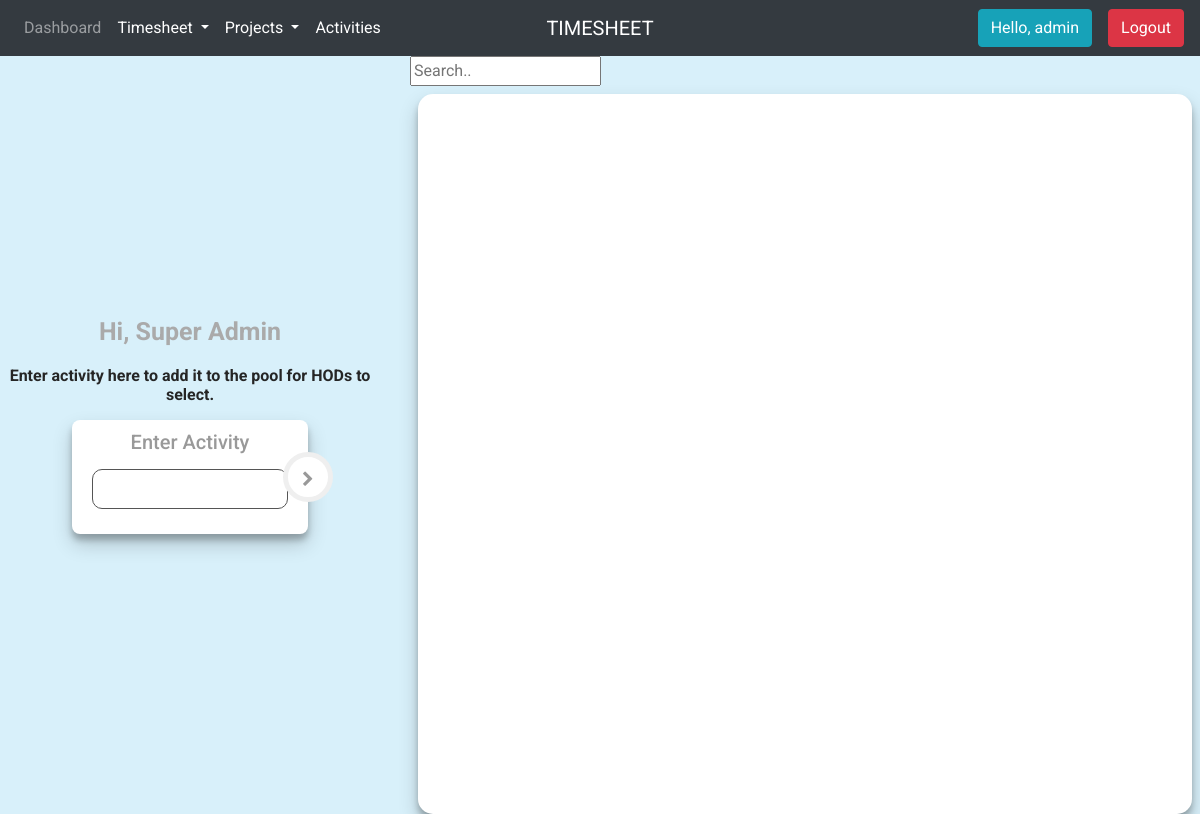
/create_activity/ (signed in), run on an earlier commit of the app's database.
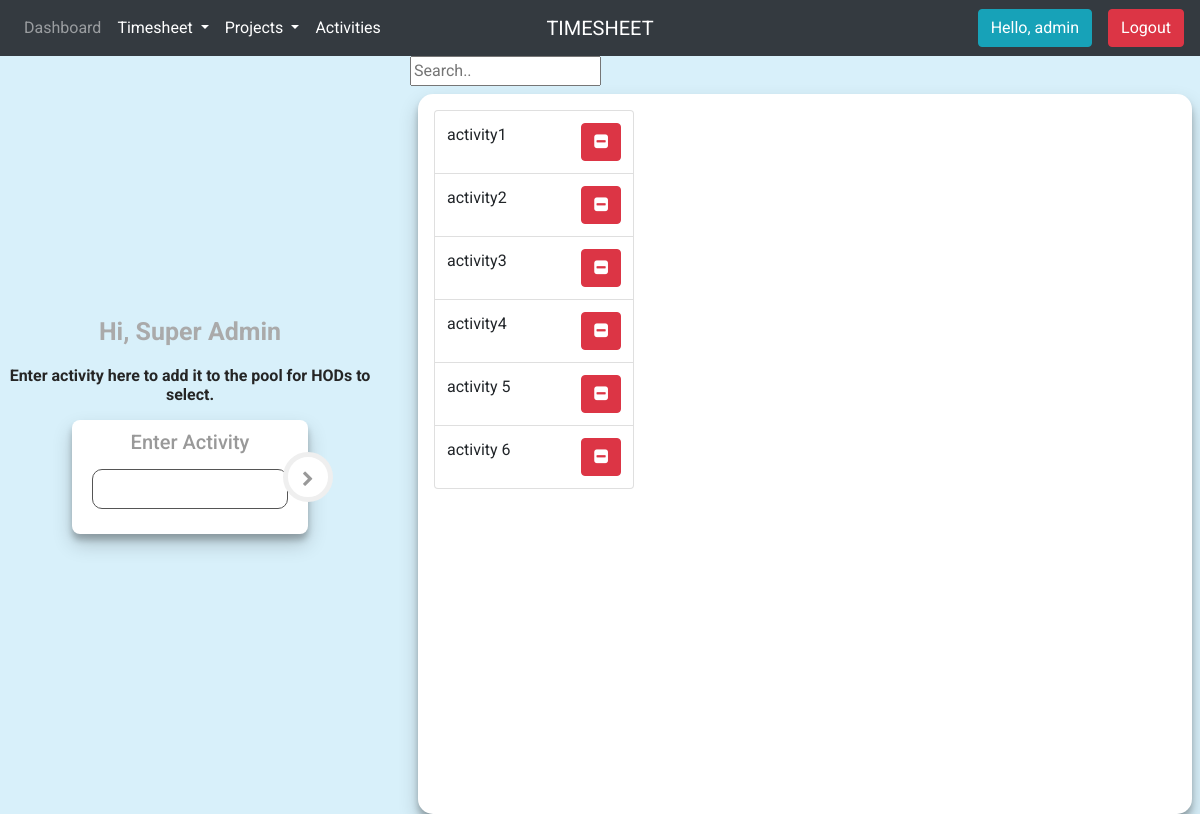
And on a later commit of the database.
### accounts/models.py (models this page shows, shortened)
class Act(models.Model):
    name = models.CharField(max_length=200, null=True)
    date_created = models.DateTimeField(auto_now_add=True, null=True)

### accounts/decorators.py (the view)
        def wrapper(request, *args, **kwargs):
            group = None
            if request.user.groups.exists():
                groups = request.user.groups.all()
            for group in groups:
                if group.name in allowed_roles:
                    return view_func(request, *args, **kwargs)
            return render(request, 'accounts/error2.html', status=401)

### accounts/forms.py
class ActivityForm(ModelForm):
    class Meta:
        model = Act
        fields = '__all__'
        widgets = {
            'name': forms.TextInput(attrs={'class': 'form-control'}),
        }

### accounts/templatetags/group_check.py (called while the page is built)
@register.filter(name='has_group')
def has_group(user, group_name):
    group = Group.objects.get(name=group_name)
    return True if group in user.groups.all() else False

### accounts/views.py (called while the page is built)
@login_required(login_url='/')
@allowed_users(allowed_roles=['planning_dept'])
def create_activity(request):
    form = ActivityForm()
    acts = Act.objects.all()
    context = {'form': form, 'acts': acts}
    if request.method == 'POST':
        form = ActivityForm(request.POST)
        if form.is_valid():
            form.save()
        return redirect('create_activity')
    return render(request, 'accounts/create_activity.html', context)

### accounts/templates/accounts/create_activity.html (shortened to what this page needs)
{% extends 'accounts/main.html' %}
{% load static %}
{% block content %}
{% include 'accounts/_navbar.html' %}
<div  id="create_activity">
    <div class="row h-100">
    <div class="col-sm-4 my-auto">
    <div class="text-center" style="padding:50px 0">
	<div class="logo">Hi, {{request.user.employee.name}} </div>
    <h6 id="act_info">Enter activity here to add it to the pool for HODs to select.</h6>
	<div class="login-form-1">
			<div class="main-login-form">
				<div class="login-group">
                    <form method="POST" action="">
                            <h5 class="text-center">Enter Activity</h5>
                            {{form}}
                          <button type="submit" class="login-button"><i class="fa fa-chevron-right"></i></button>
                    </form>
				</div>
			</div>
	</div>
</div>
    </div>
    <div class="col-sm-8" id="act_table">
            <input id="myInput" type="text" placeholder="Search..">
       <div class="act-list m-2 p-3">
            <ul role="menu" class="listItems list-group">
            {% for act in acts%}
            <li class="list-group-item my-auto">
                {{act.name}}
                <a href=" {% url 'delete_activity' act.id %} "><button type="button" class="btn btn-danger float-right" id="{{act.id}}"> <i class="fa fa-minus-square"></i></button></a>
            </li>
            {% endfor %}
            </ul>
       </div>
    </div>
    </div>
</div>
{% endblock %}

What changed in the data, as far as the page shows it:
added Act: name "activity1"
added Act: name "activity2"
added Act: name "activity3"
added Act: name "activity4"
added Act: name "activity 5"
added Act: name "activity 6"
